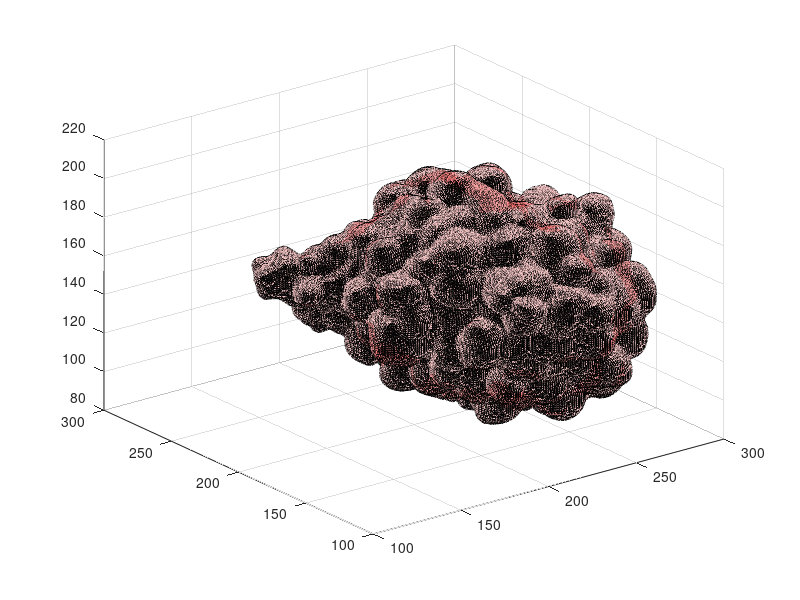

MATLAB code to generate this figure: (Note: this script raises an error after producing the figure.)
%% init and set path
clear
close all
addpath(genpath(pwd))
threshold = 0.05;

%% mat from nature

% surface is a mesh struct
% surface is a struct with fields: vertices, faces
% vertices is a n*3 matrix, n is the number of points
% each row is a point, the first column is x, the second column is y, the third column is z
% faces is a m*3 matrix, m is the number of faces
% each row is a face, each column is the index of the point in vertices

load('surface_1_1.mat');

points = surface.vertices;
ori_faces = surface.faces;
ori_faces = sort(ori_faces,2);

% figure
% use pcshow to show the point cloud
% pcshow(points,"MarkerSize",100);

figure
% use trisurf to show the surface as a mesh
trisurf(ori_faces,points(:,1),points(:,2),points(:,3),'Facecolor','red','FaceAlpha',0.1)

%% calculate the convex hull

X=points(:,1);
Y=points(:,2);
Z=points(:,3);
[cv_mesh,~] = convhull(X,Y,Z); % cv_mesh is the index of the points in the convex hull
cv_face_num = size(cv_mesh,1); % number of faces of the convex hull

% figure
% trisurf(cv_mesh,X,Y,Z,'FaceColor','cyan')
% axis equal
% title('convexhull')

%%
% 求解Convex Hull平面的方程 Ax + By + Cz = 1
solve=zeros(cv_face_num,3);
for i=1:cv_face_num
    A=[X(cv_mesh(i,1)) Y(cv_mesh(i,1)) Z(cv_mesh(i,1))
        X(cv_mesh(i,2)) Y(cv_mesh(i,2)) Z(cv_mesh(i,2))
        X(cv_mesh(i,3)) Y(cv_mesh(i,3)) Z(cv_mesh(i,3))];
    B=[1;1;1];
    solve(i,:)=(A\B)';
end

%% calculate the distance and projection
%求距离和投影
point_num = size(points,1);
tmp = abs(solve*points'-1);
nrm = (sum(abs(solve).^2,2)).^(1/2);%一行一行（逐行）norm
% temp = tmp./repmat(nrm,1,point_num);%
temp = tmp./nrm;
[dist,plane]=min(temp);%细胞表面的点到最近的一个凸包面的距离
% nrm1 = (sum(abs(solve(plane,:)).^2,2)).^(1/2);%一行一行（逐行）norm
t=(sum(solve(plane,:).*points,2)-1)./nrm(plane).^2;%除了两次
proj=points-solve(plane,:).*t;

%%
neib=cell(point_num,1);
num_cpu = feature('numCores');
p = parpool(num_cpu);
parfor i=1:point_num
    [temp1,~] = find(ori_faces==i);
    neib{i} = unique(ori_faces(temp1,:));%找每个点的相同面上的点的索引
    neib{i}(neib{i}==i) = [];
end
delete(p);

%%Roger best

%寻找邻接点，都比自己高的就是最小值

TR = triangulation(ori_faces,points);
face_neib = neighbors(TR);%所有面的相邻面
G=meshs2graph(TR);
neib=cell(1,point_num);
best=[];
for i=1:point_num
    temp2 = neighbors(G,i);
    neib{i}=temp2;
    temp3 = min(dist(temp2));%每个点相同面上的距离最小的点
    if dist(i)<=temp3
        best=[best i];
    end
end

%%
best = zeros(1,size(points,1));
j=0;
for i=1:point_num
    [temp3,~] = min(dist(neib{i}));%每个点相同面上的距离最小的点
    %     diff(i)=dist(i)-dist(temp4);
    if dist(i)<=temp3
        j = j+1;
        best(j)=i;
    end
end
best = best(1:j);
f = figure('visible','off');
pcshow(points(best,:))
saveas(f, 'best_points.png')


%% Union the connected parts
[disjoint_set,size_DS]=union_zero_fast(best,neib);
protrusion_rep = unique(disjoint_set);
protrusion_rep(protrusion_rep==0)=[];

% for i=1:length(protrusion_rep)
%     construct_graph_relation

%%
% face_neib = construct_graph_relation(neib,ori_faces); %% face_num * 3
% TR = triangulation(ori_faces,points);
% face_neib = neighbors(TR);
%以一个点为中心，扩展n轮面

%% Roger 模范
%合并连在一起的best点
[disjoint_set,size_DS]=union_zero_fast(best,neib);

blebSegment=zeros(size(ori_faces,1),1);
points_color=unique(disjoint_set);%总共有x个点需要上色
points_color(1)=[];
face_extend_index=cell(1,length(points_color));

for i=1:size(ori_faces,1)
    depth(i)=sum(dist(ori_faces(i,:)))/3;
end

for i=1:length(points_color)%0不要
    face_extend_index{i}=extends_protrusion_point(TR,face_neib,points_color(i),10,depth);
end

cancel_j=[];
for i=1:length(points_color)-1
    for j=i+1:length(points_color)
        if ~isempty(intersect(face_extend_index{i}, face_extend_index{j}))
            %             face_extend_index{i}=union(face_extend_index{i},face_extend_index{j});
            face_extend_index{j}=[];
            cancel_j=[cancel_j j];
            %             points_color(j)=points_color(i);
        end
    end
end
points_color(cancel_j)=0;

for i=1:length(points_color)%0不要
    blebSegment(face_extend_index{i}')=points_color(i);
end

uniqueSegments = unique(blebSegment);
numSegments = length(uniqueSegments);
colors = hsv(numSegments); % 使用 HSV 颜色图生成颜色，你也可以自定义颜色

figure;
hold on;
for i = 1:size(surface.faces, 1)
    % 找到当前面的顶点索引和坐标
    faceVertices = surface.vertices(surface.faces(i, :), :);
    
    % 根据 blebSegment 的值选择颜色
    segmentIndex = find(uniqueSegments == blebSegment(i));
    faceColor = colors(segmentIndex, :);
    
    % 绘制当前面
    patch('Vertices', faceVertices, 'Faces', 1:3, 'FaceColor', faceColor, 'EdgeColor', 'none');
end
hold off;
view(3); % 调整视角为三维
axis equal; % 保持比例一致
xlabel('X'); ylabel('Y'); zlabel('Z');
title('Colored Mesh Based on blebSegment');
